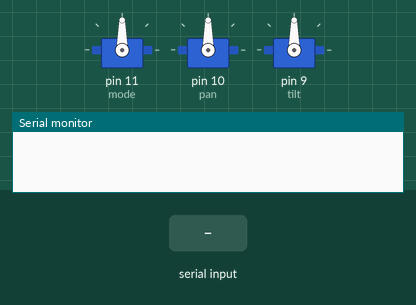
Recording of a sketch running on a simulated Arduino Uno, built with avr-gcc and run on an emulated ATmega328P. Parts: 3 × servo, the last lines printed to the serial monitor. Inputs (shaded band) come from the test bench.

Above: at 1.2 s.
1.3 s: "R" received over Serial
At 2.1 s:
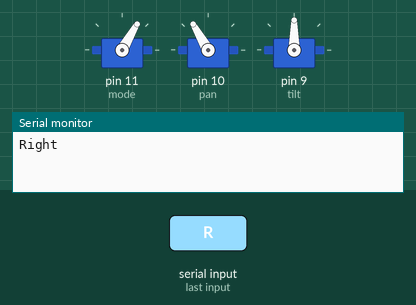
2.8 s: "N" received over Serial
At 3.2 s:
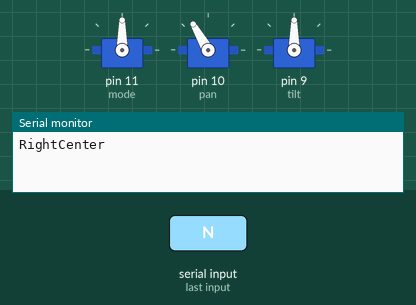
4.3 s: "L" received over Serial
At 5.5 s:
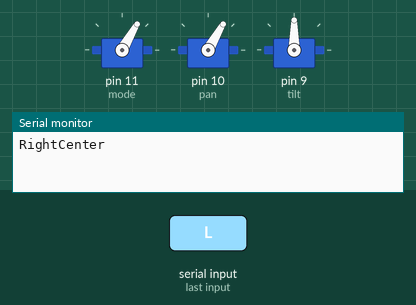
5.8 s: "Q" received over Serial
At 6.7 s:
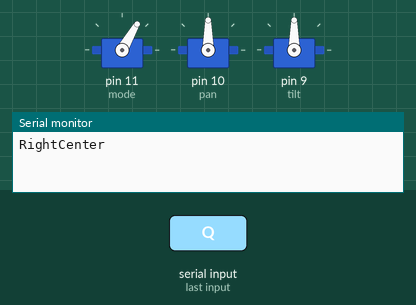
Timing chart, 0 to 8.3 s (numbered marks = the images above; inputs shaded):
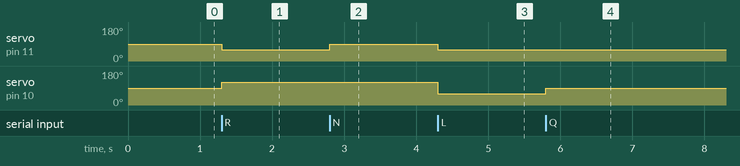

Measured:
- after the input at 1.3 s, servo on pin 11 (mode): 90° → 60° at once; servo on pin 10 (pan): 90° → 120° at once
- after the input at 2.8 s, servo on pin 11 (mode): 60° → 90° at once
- after the input at 4.3 s, servo on pin 11 (mode): 90° → 60° at once; servo on pin 10 (pan): 120° → 60° at once
- after the input at 5.8 s, servo on pin 10 (pan): 60° → 90° at once

The sketch:

arduino_code.ino
```cpp
#include <Servo.h>

Servo mode, pan, tilt;

int incomingByte, pos = 96;

void setup() {
  // initialize serial communication:
  Serial.begin(9600);
  mode.attach(11);
  pan.attach(10);
  tilt.attach(9);

}

void loop() {

  // see if there's incoming serial data:
  if (Serial.available() > 0) {
    // read the oldest byte in the serial buffer:

    incomingByte = Serial.read();

    if (incomingByte == 'N'){
      mode.write(90);
      Serial.print("Center\n");
    }else{

      mode.write(60);

      if (incomingByte == 'R') {
        pan.write(120);
        Serial.print("Right");
      }

      if (incomingByte == 'L') {
        pan.write(60);
      }

      if (incomingByte == 'Q'){
        pan.write(90);
      }

      if (incomingByte == 'U') {
        if (pos < 180){ pos = pos + 2; }
        tilt.write(pos);
      }

      if (incomingByte == 'D') {
        if (pos > 0){ pos = pos - 2; }
        tilt.write(pos);
      }

    }

  }
}
```
